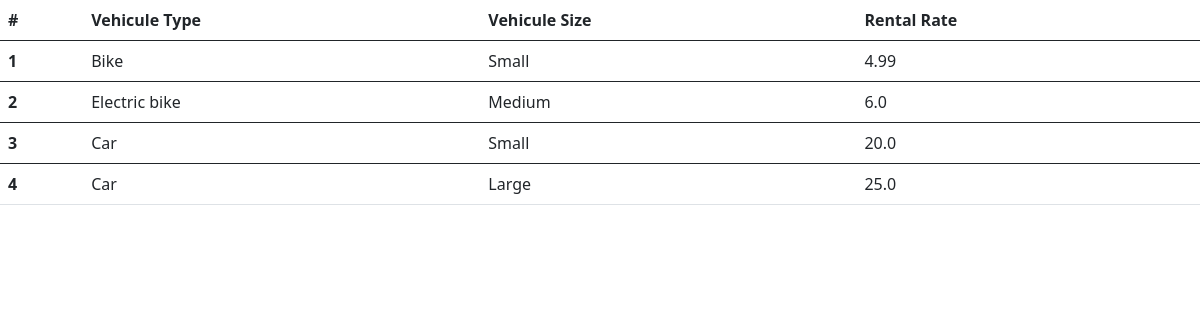
Page /vehicle/ on the committed database.
### rent/models.py (models this page shows, shortened)
class Vehicle(models.Model):
    vehicle_type = models.ForeignKey('VehicleType', on_delete=models.SET_NULL, null=True)
    created_date = models.DateTimeField(auto_now_add=True)
    size = models.ForeignKey('VehicleSize', on_delete=models.SET_NULL, null=True)
    def daily_rate(self):
        rental_rate = RentalRate.objects.filter(vehicle_type=self.vehicle_type, vehicle_size=self.size).first()
        if rental_rate:
            return rental_rate.daily_rate
        else:
            return 'N/A'

class VehicleType(models.Model):
    name = models.CharField(max_length=20)
    def __str__(self):
        return f"{self.name}"

class VehicleSize(models.Model):
    name = models.CharField(max_length=20)
    def __str__(self):
        return f"{self.name}"

class RentalRate(models.Model):
    daily_rate = models.FloatField(default=0)
    vehicle_type = models.ForeignKey(VehicleType, on_delete=models.SET_NULL, null=True)
    vehicle_size = models.ForeignKey(VehicleSize, on_delete=models.SET_NULL, null=True)

### rent/views.py (the view)
# urls.py: path('vehicle/', views.vehicle, name='vehicles'),
def vehicle(request, id=None):
    if id == None:
        return render(request, 'vehicle.html', {'Vehicles': Vehicle.objects.all()})
    else:
        return render(request, 'vehicle.html', {'Vehicle': Vehicle.objects.get(pk=id)})

### rent/templates/vehicle.html
{% extends 'base.html' %}
{% block content %}
<table class="table table-hover">
    <thead>
      <tr>
        <th scope="col">#</th>
        <th scope="col">Vehicule Type</th>
        <th scope="col">Vehicule Size</th>
        <th scope="col">Rental Rate</th>
      </tr>
    </thead>
    {% for vehicle in Vehicles %}
    <tbody>
      <tr>
        <th scope="row">{{vehicle.id}}</th>
        <td>{{vehicle.vehicle_type}}</td>
        <td>{{vehicle.size}}</td>
        <td>{{vehicle.daily_rate}}</td>
      </tr>
    </tbody>
    {% endfor %}
  </table>
{% endblock %}

### rows in the picture
Vehicle: id "1", vehicle_type "Bike", size "Small", daily_rate "4.99"
Vehicle: id "2", vehicle_type "Electric bike", size "Medium", daily_rate "6.0"
Vehicle: id "3", vehicle_type "Car", size "Small", daily_rate "20.0"
Vehicle: id "4", vehicle_type "Car", size "Large", daily_rate "25.0"
